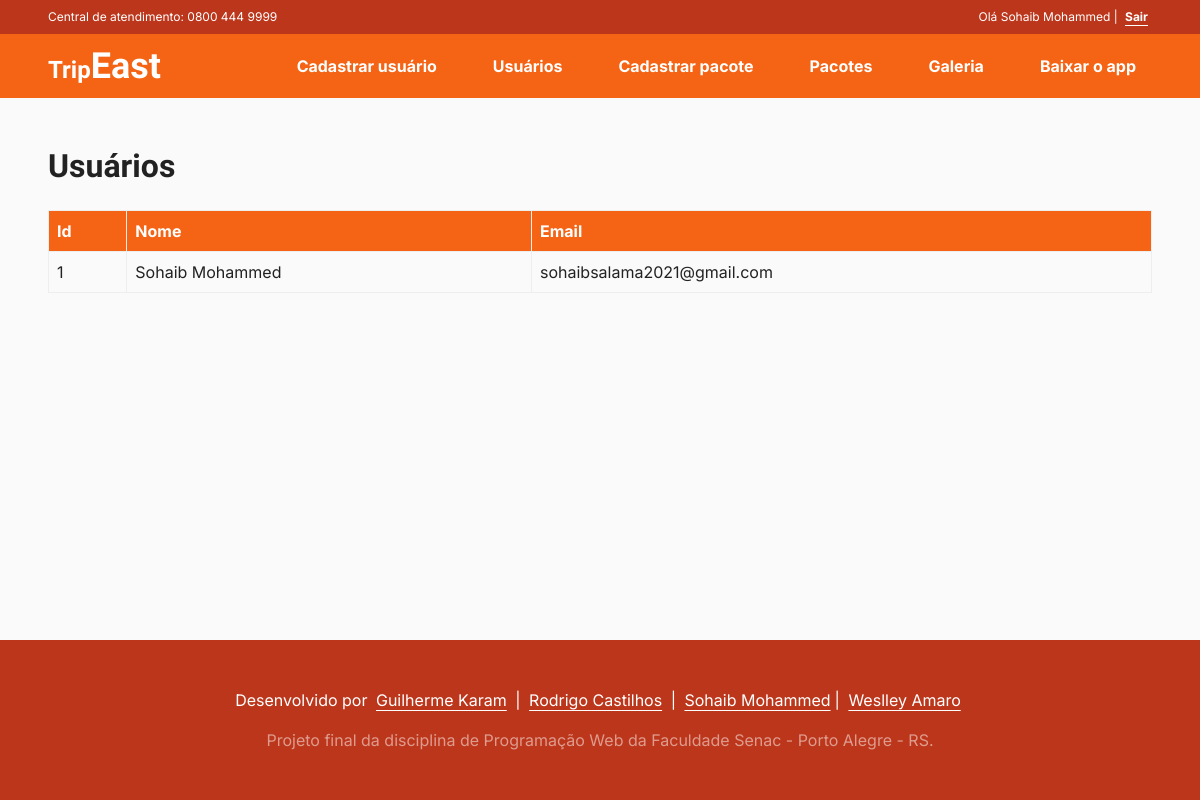
The page /usuarios.php (signed in) on the database its author committed.
### tables this page shows
CREATE TABLE `users` (
  `id` bigint(20) NOT NULL,
  `name` varchar(100) NOT NULL,
  `email` varchar(100) NOT NULL,
  `password` varchar(32) NOT NULL
);

### utils/fn_users.php (called while the page is built, shortened)
<?php
function getAllUsers($connect)
{
  $query = "SELECT * FROM users";
  $execute = mysqli_query($connect, $query);
  return mysqli_fetch_all($execute, MYSQLI_ASSOC);
}

### usuarios.php (the view, shortened to what this page needs)
<?php
require_once('./utils/fn_users.php');
require_once('./layout/head.php');
$users = getAllUsers($connect);
?>
<!DOCTYPE html>
<html lang="pt-br">
<body>
  <?php include_once('./layout/header.php') ?>
  <main>
    <section class="users">
      <div class="container">
        <div class="users-table">
          <h2>Usuários</h2>
          <table>
            <thead>
              <tr>
                <th>Id</th>
                <th>Nome</th>
                <th>Email</th>
              </tr>
            </thead>
            <tbody>
              <?php foreach ($users as $user) { ?>
                <tr>
                  <td><?php echo $user['id'] ?></td>
                  <td><?php echo $user['name'] ?></td>
                  <td><?php echo $user['email'] ?></td>
                </tr>
              <?php } ?>
            </tbody>
          </table>
        </div>
      </div>
    </section>
  </main>
  <footer class="footer">
    <?php
    include_once("./layout/footer-copy.php");
    ?>
  </footer>
</body>
</html>

### resources/css/typography.css (style rules this page uses)
body, button { font-family: "Inter", sans-serif; font-weight: 400; line-height: 1.5; color: var(--gray-900); -webkit-font-smoothing: antialiased; -moz-osx-font-smoothing: grayscale; }
h1, h2, h3, h4, h5, h6 { font-family: "Sarabun", sans-serif; font-weight: 800; line-height: 1.25; }

### resources/css/colors.css (style rules this page uses)
:root { --brown-500: #bc361b; --orange-500: #f56414; --gray-900: #222222; --gray-800: #323232; --gray-500: #666666; --gray-100: #9d9a9a; --gray-50: #fafafa; --white: #ffffff; }

### resources/css/styles.css (style rules this page uses)
html { scroll-behavior: smooth; }
body { height: 100vh; background-color: var(--gray-50); display: flex; flex-direction: column; }
main { flex: 1; }
h2 { font-size: 32px; margin-bottom: 24px; }
.container { max-width: 1252px; margin: 0 auto; }
.footer { color: var(--white); text-align: center; background-color: var(--orange-500); }
.users { padding: 24px; }
.users table { width: 100%; border-collapse: collapse; }
.users table thead { background-color: var(--orange-500); color: var(--white); }
.users table th, .users table td { padding: 8px; text-align: left; border: 1px solid #eee; }
@media screen and (min-width: 768px) { .users { padding: 48px; } }

### rows shown on the page
users: id "1", name "Sohaib Mohammed", email "sohaibsalama2021@gmail.com"

### other values the page prints
$user "Olá Sohaib Mohammed |"
$login_logout_label "Sair"
